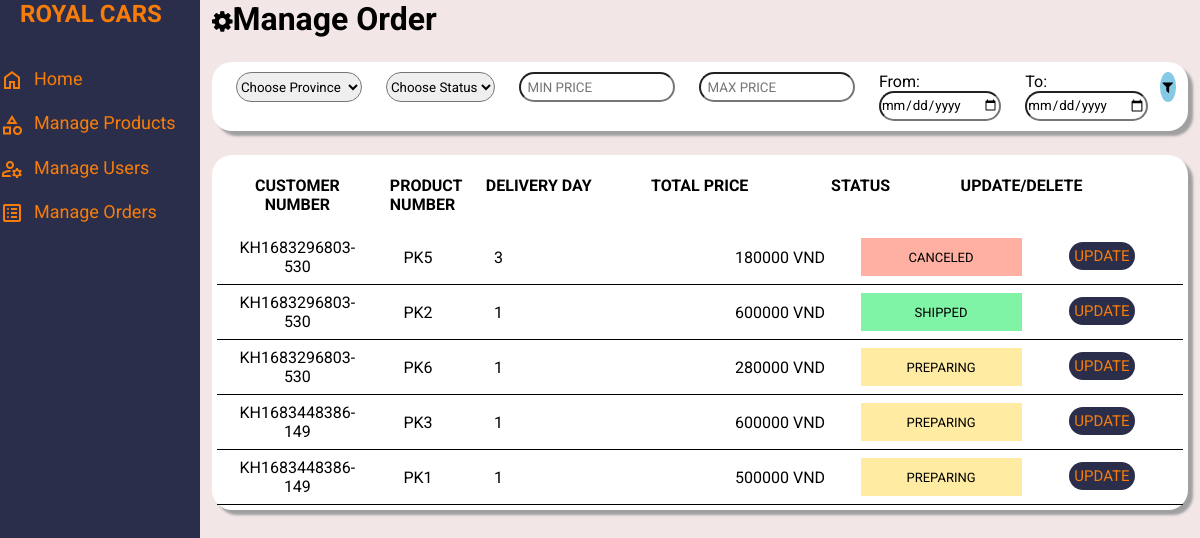
Screenshot of /manageorder.php with the database file from the repository.
### tables this page shows
CREATE TABLE `donhang_pk` (
  `IDDHPK` int(11) NOT NULL,
  `MaDHPK` varchar(20) NOT NULL,
  `MaPK` varchar(10) NOT NULL,
  `SoLuong` int(11) NOT NULL,
  `MaHDPK` varchar(20) NOT NULL,
  `Gia` double NOT NULL,
  `MaKH` varchar(100) NOT NULL,
  `NgayDat` date NOT NULL,
  `NgayGiao` date DEFAULT NULL,
  `TrangthaiDH` varchar(100) NOT NULL
);

### manageorder.php (the view, shortened to what this page needs)
<!DOCTYPE html>
<?php
     $severname= "localhost";
     $username = "root";
     $password ="";
     $dbname = "sql_daphp";
     $conn = mysqli_connect($severname,$username,$password,$dbname);
    if(!empty($where)){
        if($_REQUEST['page'] == 1){
            $sql = "SELECT * FROM donhang".$from." WHERE ".$where;
        }
        else{
            $sql = "SELECT * FROM donhang_pk".$from." WHERE ".$where;
        }
    }
    else{
        if($_REQUEST['page'] ==1 )
            $sql = "SELECT * FROM donhang";
        else
            $sql = "SELECT * FROM donhang_pk";
    }
    $result = mysqli_query($conn,$sql);
?>
<html>
    <head>
        <link rel="stylesheet" href="grid.css">
        <link rel="stylesheet" href="styleorder.css">
        <link rel="stylesheet" href="https://cdnjs.cloudflare.com/ajax/libs/font-awesome/4.7.0/css/font-awesome.min.css">
    </head>
    <body>
        <div class="col-2 nav float-left">
            <h2 style="color:#F77D0A;padding-bottom: 20px;">ROYAL CARS</h2>
            <div class="nav-item"><a href="admin.php"><span class="material-symbols-outlined">home</span>Home</a></div>
            <button class="dropdown-btn"><span t class="material-symbols-outlined">category</span>Manage Products</button>
            <div class="nav-item"><a href="manageuser.php"><span class="material-symbols-outlined">manage_accounts</span>Manage Users</a></div>
            <button class="dropdown-btn"><span class="material-symbols-outlined">list_alt</span>Manage Orders</button>
        </div>
        <div class="col-10" style="margin-left:16.66%">
            <h1><i class="fa fa-gear" style="font-size:24px"></i>Manage Order</h1>
            <div class="my-4 sort-search">
                <form>
                    <div  class="d-flex filter-order">
                        <div class="choose">
                            <select name= "provinces" id="provinces">
                                <option value="">Choose Province</option>
                            </select>
                        </div>
                        <div class="choose" >
                            <select name="status" id="stauts">
                                <option value="">Choose Status</option>
                            </select>
                        </div>
                        <div class="min-price"><input type="text" onchange="addprice()" name="min" id="min" placeholder="&nbsp MIN PRICE"></div>
                        <div class="max-price"><input type="text" onchange="addprice()" name="max" id="max" placeholder="&nbsp MAX PRICE"></div>
                        <div class="min-price">
                            <label for="max-date">From:</label>
                            <input onchange="adddate()" type="date" id="min-date" name="min-date" value="<?php echo $_GET['min-date'] ?? ''; ?>">
                        </div>
                        <div class="max-price">
                            <label for="max-date">To:</label>
                            <input onchange="adddate()" type="date" id="max-date" name="max-date" value="<?php echo $_GET['max-date'] ?? ''; ?>">
                        </div>
                        <button type="submit"  value = "filter" name ="filter"><i class="fa fa-filter"></i></button>
                    </div>
                </form>
            </div>
            <div class="container-fluid all-p">
                <div class="container-fluid row-title d-flex my-3">
                    <div class="col-2 text-center title">CUSTOMER NUMBER</div>
                    <?php
                        if($_REQUEST['page'] == 1){
                    ?>
                        <div class="col-2 text-center title">PRODUCT NUMBER</div>
                    <?php
                        }else{
                    ?>
                         <div class="col-1 text-center title">PRODUCT NUMBER</div>
                    <?php
                        }
                    ?>
                    <div class="col-2 text-center title">DELIVERY DAY</div>
                    <div class="col-2 text-center title">TOTAL PRICE</div>
                    <div class="col-2 text-center title">STATUS</div>
                    <div class="col-2 text-center title">UPDATE/DELETE</div>
                </div>
                <?php
                    if($_REQUEST['page']==1){
                        $s = '';
                            while($row = mysqli_fetch_assoc($result)){
                            $s.='<div class="conatiern-fluid row-order d-flex">';
                            $s.=sprintf('<div class="col-2 text-center order my-2"><p>%s</p></div>',$row['MaKH']);
                            $s.=sprintf('<div class="col-2 text-center order my-2"><p>%s</p></div>',$row['MaSP']);
                            if (!empty($row['NgayGiao'])) {
                                $date = date("d-m-Y", strtotime($row['NgayGiao']));
                            }
                            else {
                                $date = null;
                            }
                            $s.=sprintf('<div class="col-2 text-center order my-2"><p>%s</p></div>',$date);
                            $s.=sprintf('<div class="col-2 text-center order my-2"><p> %d VND</p></div>',$row['Gia']);
                            $s.=sprintf('<div class="col-2 text-center order status my-2"><p>%s</p></div>',$row['TrangThaiDH']);
                            $s.='<div class="col-2 text-center product btn-de-up my-2">';
                            $s .= sprintf('<button onclick="UpdateForm3(this)" name="update" value=%s class="btn but-update">UPDATE</button>',$row['MaDH']);
                            $s.='</div>';
                            $s.='</div>';
                        }
                        echo($s);
                    }else{
                        $s = '';
                        while($row = mysqli_fetch_assoc($result)){
                            $s.='<div class="conatiern-fluid row-order d-flex">';
                            $s.=sprintf('<div class="col-2 text-center order my-2"><p>%s</p></div>',$row['MaKH']);
                            $s.=sprintf('<div class="col-1 text-center order my-2"><p>%s</p></div>',$row['MaPK']);
                            $s.=sprintf('<div class="col-1 text-center order my-2"><p>%d</p></div>',$row['SoLuong']);
                            if (!empty($row['NgayGiao'])) {
                                $date = date("d-m-Y", strtotime($row['NgayGiao']));
                            }
                            else {
                                $date = null;
                            }
                            $s.=sprintf('<div class="col-2 text-center order my-2"><p>%s</p></div>',$date);
                            $s.=sprintf('<div class="col-2 text-center order my-2"><p> %d VND</p></div>',$row['Gia']);
                            $s.=sprintf('<div class="col-2 text-center order status my-2"><p>%s</p></div>',$row['TrangthaiDH']);
                            $s.='<div class="col-2 text-center product btn-de-up my-2">';
                            $s .= sprintf('<button onclick="UpdateForm4(this)" name="update" value=%s class="btn but-update">UPDATE</button>',$row['MaDHPK']);
                            $s.='</div>';
                            $s.='</div>';
                        }
                        echo($s);
                    }
                ?>
        </div>
    </body>
</html>

### grid.css (style rules this page uses)
* { margin: 0px; padding: 0px; box-sizing: border-box; list-style: none; }
a { text-decoration: none; }
.container-fluid { width: 100%; }
.col-1 { width: 8.33%; }
.col-2 { width: 16.66%; }
.col-10 { width: 83.33%; }
[class*="col-"] { padding: 0 12px; }
.float-left { float:left; }
.d-flex { display: flex; }
.my-2 { margin-top:8px; margin-bottom:8px; }
.my-3 { margin-top:16px; margin-bottom:16px; }
.my-4 { margin-top:24px; margin-bottom:24px; }
.text-center { text-align:center; }

### styleorder.css (style rules this page uses)
* { font-family: 'Roboto', sans-serif; }
h2 { margin-left: 20px; }
body { background-color: rgba(192, 131, 131, 0.2); }
.all-p { padding:5px; border-radius: 20px; background-color: #ffffff; box-shadow: 5px 5px 2.5px rgb(160, 160, 161); }
.sort-search { background-color: #ffffff; padding:10px 12px; border-radius: 20px; justify-content: space-between; align-items: center; box-shadow: 5px 5px 2.5px rgb(160, 160, 161); }
.nav { background-color:#2B2E4A; height:100vh; position:fixed; padding-left: 0px; z-index: 1; }
.nav .nav-item a { color:#F77D0A; font-size: large; }
.nav .nav-item { padding-top: 20px; transition-duration: 0.4s; }
.nav .nav-item a span { vertical-align: middle; margin-right: 10px; }
.dropdown-btn { background: none; border:none; color:#F77D0A; width:100%; text-align: left; font-size: large; padding-top: 20px; }
.dropdown-btn span { vertical-align: middle; margin-right: 10px; }
.row-title .title { font-weight: bold; }
.row-order { border-bottom: 1px solid black; }
.order { display: flex; justify-content: center; align-items: center; }
.order p { text-transform: uppercase; word-wrap: break-word; }
.status { text-transform: capitalize; font-size: small; }
.btn { border: none; border-radius: 25px; color: white; text-align: center; text-decoration: none; display: inline-block; font-size: 15px; margin: 4px 2px; transition-duration: 0.4s; cursor: pointer; padding:5px }
.but-update { background-color: #2B2E4A; color: #F77D0A; }
.filter-order .min-price,.max-price,.choose { padding-right: 12px; padding-left: 12px; }
.min-price input, .max-price input, .choose select { height: 30px; border-radius: 25px; }
.filter-order button { width: 30px; height: 30px; border-radius: 50%; border:none; background-color: #86c9e4; }

### rows the page displays
donhang_pk: MaKH "KH1683296803-530", MaPK "PK5", SoLuong "3", Gia "180000", TrangthaiDH "CANCELED"
donhang_pk: MaKH "KH1683296803-530", MaPK "PK2", SoLuong "1", Gia "600000", TrangthaiDH "SHIPPED"
donhang_pk: MaKH "KH1683296803-530", MaPK "PK6", SoLuong "1", Gia "280000", TrangthaiDH "PREPARING"
donhang_pk: MaKH "KH1683448386-149", MaPK "PK3", SoLuong "1", Gia "600000", TrangthaiDH "PREPARING"
donhang_pk: MaKH "KH1683448386-149", MaPK "PK1", SoLuong "1", Gia "500000", TrangthaiDH "PREPARING"
